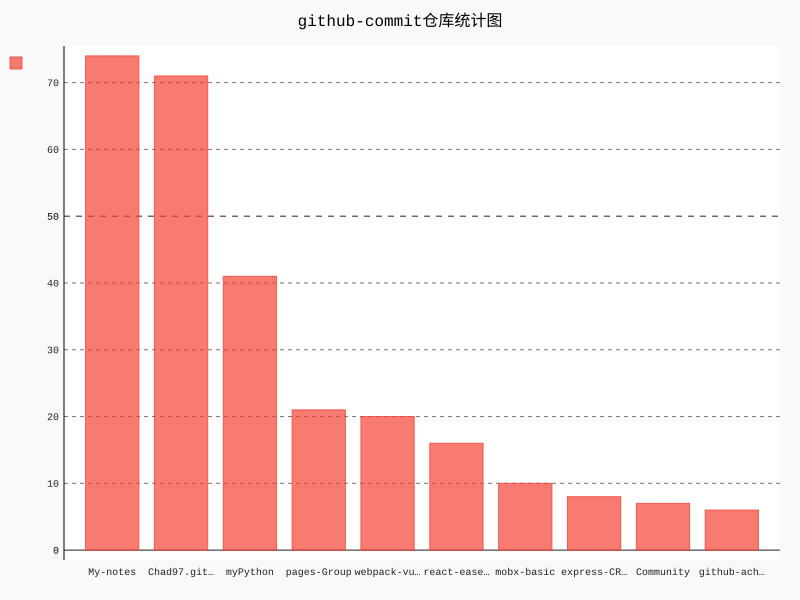

Reproduce this figure in Python.
#  这是一个生成用户github-commit 数的 统计
import requests
import pygal
import sys

#  执行API调用并存储响应
user_name = input('请输入用户名:')

url = 'https://ruoduan.cn:8888/user-info?name=' + user_name
r = requests.get(url)
print("Status code:", r.status_code)

try:
    user_data = r.json()
except ValueError:
    print('请输入正确的用户名')
    sys.exit()

repoCommitCount = user_data['repoCommitCount']
repoCommitCountDescriptions = user_data['repoCommitCountDescriptions']

names, plot_dicts = [], []
for item, key in repoCommitCount.items():
    names.append(item)

    plot_dict = {
        'value': key,
        'label': repoCommitCountDescriptions[item] if repoCommitCountDescriptions[item] else " "
    }
    plot_dicts.append(plot_dict)

chart = pygal.Bar()
chart.title = 'github-commit仓库统计图'
chart.x_labels = names

chart.add('', plot_dicts)
chart.render_to_file('hn_submissions.svg')
